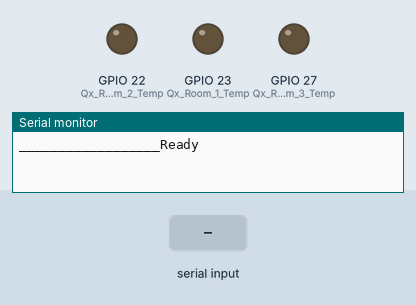
A sketch run on a simulated ESP32. Shown: output pins drawn as LEDs (lit = HIGH), the last lines printed to the serial monitor. The test bench sets the inputs (shaded band).

Above: at 1.2 s.
1.3 s: "y" received over the second serial link
At 2.5 s:
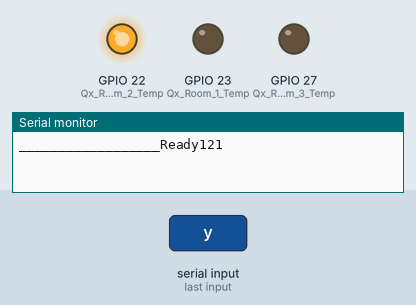
2.8 s: "x" received over the second serial link
At 3.6 s:
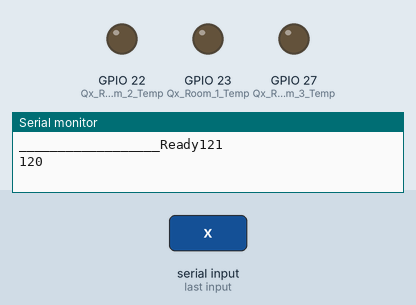
Timing chart, 0 to 5.8 s (numbered marks = the images above; inputs shaded):
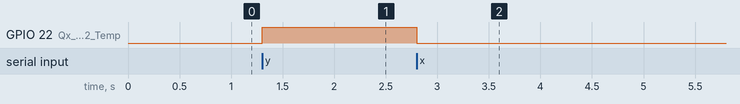

Measured:
- after the input at 1.3 s, GPIO 22 (Qx_Room_2_Temp): LOW → HIGH at once
- after the input at 2.8 s, GPIO 22 (Qx_Room_2_Temp): HIGH → LOW at once

The sketch:

Temperatur_Slave_V4.ino
```cpp
#include <Wire.h>;

int serial1;


int Qx_Room_1_Temp = 23;
int Qx_Room_2_Temp = 22;
int Qx_Room_3_Temp = 27;


void setup()
{
  Serial.begin(9600);
  Serial1.begin(9600);
  pinMode(Qx_Room_1_Temp, OUTPUT);
  pinMode(Qx_Room_2_Temp, OUTPUT);
  pinMode(Qx_Room_3_Temp, OUTPUT);
  Serial.print("__________________");
  Serial.print("Ready");
}

void loop()
{
  if (Serial1.available()) {
serial1  = Serial1.read();
    Serial.println(serial1);
  }


  if (serial1 == 21){
  digitalWrite(Qx_Room_1_Temp, HIGH);}
  if (serial1 == 20){
  digitalWrite(Qx_Room_1_Temp, LOW);}
  if (serial1 == 121){
  digitalWrite(Qx_Room_2_Temp, HIGH);}
  if (serial1 == 120){
  digitalWrite(Qx_Room_2_Temp, LOW);}

  if (serial1 == 221){
  digitalWrite(Qx_Room_2_Temp, HIGH);}
  if (serial1 == 220){
  digitalWrite(Qx_Room_2_Temp, LOW);}
  }
```
